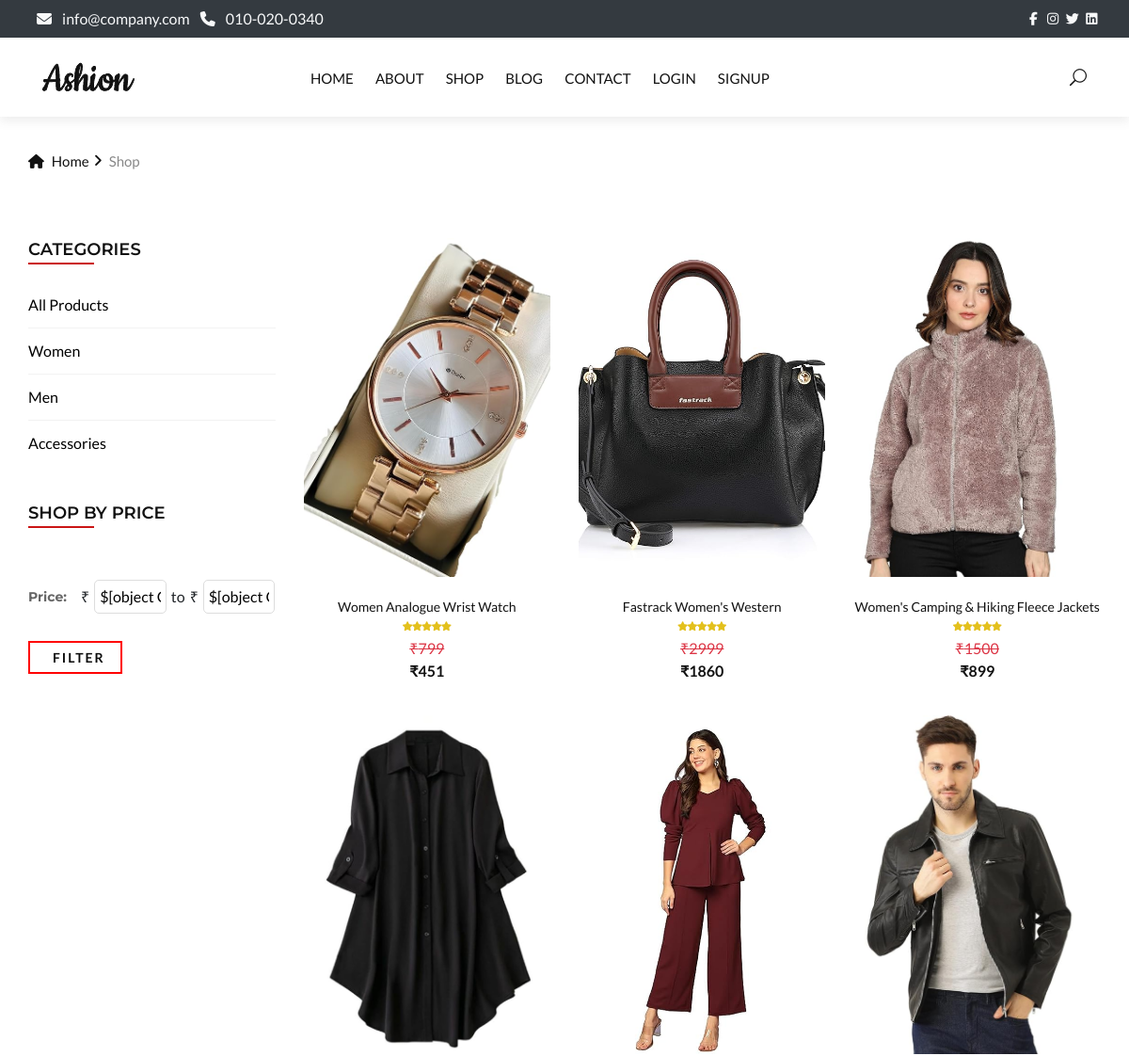
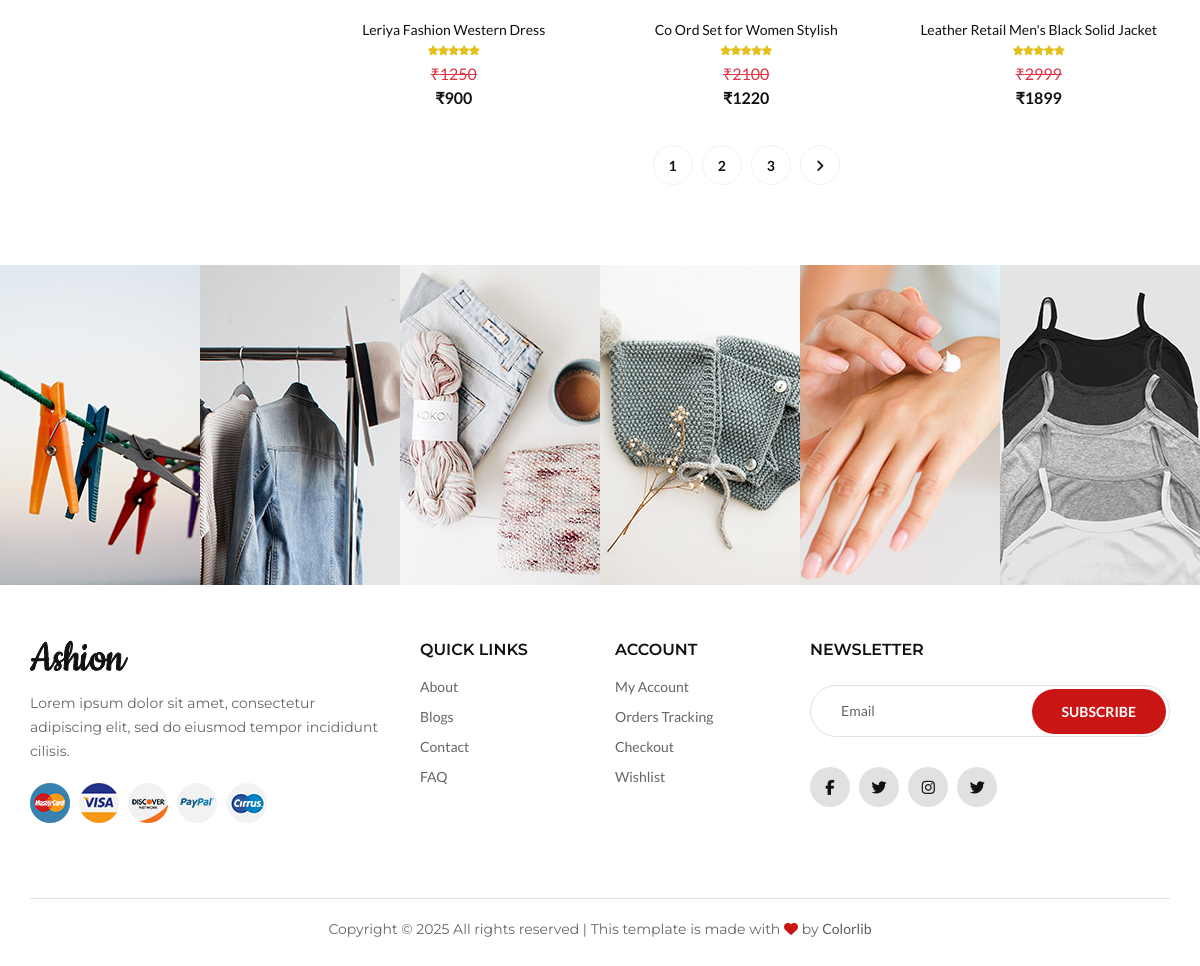
Page /products on the committed database (2 pictures, top to bottom).
### EcommApp/models/category.py (models this page shows, shortened)
class Category(models.Model):
    name=models.CharField(max_length=20)
    @staticmethod
    def get_all_categories():
        return Category.objects.all()

### EcommApp/models/product.py (models this page shows, shortened)
class Product(models.Model):
    name=models.CharField(max_length=50)
    price=models.IntegerField(default=0)
    discount=models.IntegerField(default=0)
    category = models.ForeignKey(Category, on_delete=models.CASCADE, null=True)
    description=models.CharField(max_length=200,null=True,blank=True,default="")
    image1=models.ImageField(upload_to="uploads/products", blank=False, null=True)
    image2=models.ImageField(upload_to="uploads/products",  blank=True, null=True)
    image3=models.ImageField(upload_to="uploads/products",  blank=True, null=True)
    image4=models.ImageField(upload_to="uploads/products",  blank=True, null=True)
    image5=models.ImageField(upload_to="uploads/products",  blank=True, null=True)
    @staticmethod
    def get_all_products():
        return Product.objects.all()

### EcommApp/views/products.py (the view)
# urls.py: path("products", product, name="product"),
def product(request):
    categories = Category.get_all_categories()
    category_id = request.GET.get('category')
    min_price = request.GET.get('min_price')
    max_price = request.GET.get('max_price')
    if category_id:
        all_products = Product.get_all_products_by_categories_id(category_id)
    else:
        all_products = Product.get_all_products()
    try:
        if min_price:
            min_price = float(min_price)
            all_products = all_products.filter(discount__gte=min_price)  # Filter products with price >= min_price
        if max_price:
            max_price = float(max_price)
            all_products = all_products.filter(discount__lte=max_price)  # Filter products with price <= max_price
    except ValueError:
        min_price = None
        max_price = None
    data = {
        'products': all_products,
        'categories': categories,
        'min_price': min_price,
        'max_price': max_price,
    }
    return render(request, 'products.html', data)

### EcommApp/views/cart_count.py (called while the page is built)
def Cart_Count(request):
    cart_count = 0
    if request.session.get('user_email'):  # Using 'user_email' from the session
        cart = get_or_create_cart(request.session.get('user_email'))
        cart_count = cart.items.count() if cart else 0
    return {'cartCount': cart_count}

### EcommApp/views/wishlist_count.py (called while the page is built)
def Wishlist_Count(request):
    wishlist_count = 0
    if request.session.get('user_email'):
        wishlist = get_or_create_wishlist(request.session.get('user_email'))
        wishlist_count = wishlist.items.count() if wishlist else 0
    return {'wishlistCount': wishlist_count}

### EcommApp/templates/products.html (shortened to what this page needs)
{% extends 'navigation.html' %}
{% load static %}
{% block content %}
<div class="breadcrumb-option">
    <div class="container">
        <div class="row">
            <div class="col-lg-12">
                <div class="breadcrumb__links">
                    <a href="{% url 'home' %}"><i class="fa fa-home"></i> Home</a>
                    <span>Shop</span>
                </div>
            </div>
        </div>
    </div>
</div>
<section class="shop spad">
    <div class="container">
        <div class="row">
            <div class="col-lg-3 col-md-3">
                <div class="shop__sidebar">
                    <div class="sidebar__categories">
                        <div class="section-title">
                            <h4>Categories</h4>
                        </div>
                        <div class="categories__accordion">
                            <div class="accordion" id="accordionExample">
                                <div class="card">
                                    <a href="{% url 'product' %}" class="list-group list-group-flush" style="color: black;">
                                        All Products
                                      </a>
                                </div>
                                {% for category in categories %}
                                <div class="card">
                                    <div class="" style="cursor: pointer;">
                                        <a href="{% url 'product' %}?category={{ category.id }}&min_price={{ min_price }}&max_price={{ max_price }}" class="list-group list-group-flush " style="color: black;">
                                            {{ category.name }}
                                          </a>
                                    </div>
                                </div>
                                {% endfor %}
                            </div>
                        </div>
                    </div>
                    <div class="sidebar__filter">
                        <div class="section-title">
                            <h4>Shop by Price</h4>
                        </div>
                        <div class="filter-range-wrap">
                            <div class="price-input" style="margin-top: 20px;">
                                <p>Price:</p>
                                ₹<input type="text" id="minamount" name="min_price" value="{{ min_price }}" readonly>
                                <span>to</span>
                                ₹<input type="text" id="maxamount" name="max_price" value="{{ max_price }}" readonly>
                            </div>
                        </div>
                        <button href="#" class="filterbtn" id="filter-price">Filter</button>
                    </div>
                </div>
            </div>
            <div class="col-lg-9 col-md-9">
                <div class="row">
                    {% for product in products %}
                    <div class="col-lg-4 col-md-6">
                        <div class="product__item">
                            <div onclick="window.location.href='{% url 'product_detail' product.id %}'"
                                style="cursor: pointer; text-decoration: underline;">
                            <div class="product__item__pic set-bg" data-setbg="{{product.image1.url}}">
                                <ul class="product__hover">
                                </ul>
                            </div>
                            </div>
                            <div class="product__item__text">
                                <h6 id="product-title-{{product.id}}"><a href="#">{{product.name}}</a></h6>
                                <div class="rating">
                                    <i class="fa fa-star"></i>
                                    <i class="fa fa-star"></i>
                                    <i class="fa fa-star"></i>
                                    <i class="fa fa-star"></i>
                                    <i class="fa fa-star"></i>
                                </div>
                                <strike class="text-danger original-price"> ₹{{product.price}} </strike>
                                <div class="product__price">₹{{product.discount}}</div>
                            </div>
                        </div>
                    </div>
                    {% endfor %}
                    <div class="col-lg-12 text-center">
                        <div class="pagination__option">
                            <a href="#">1</a>
                            <a href="#">2</a>
                            <a href="#">3</a>
                            <a href="#"><i class="fa fa-angle-right"></i></a>
                        </div>
                    </div>
                </div>
            </div>
        </div>
    </div>
</section>
{% include 'footer.html' %}
{% endblock %}

### static/new/css/style.css (style rules this page uses)
html, body { height: 100%; font-family: "Montserrat", sans-serif; -webkit-font-smoothing: antialiased; }
h1, h2, h3, h4, h5, h6 { margin: 0; color: #111111; font-weight: 400; font-family: "Montserrat", sans-serif; }
h4 { font-size: 24px; }
h6 { font-size: 16px; }
p { font-size: 14px; font-family: "Montserrat", sans-serif; color: #666666; font-weight: 400; line-height: 24px; margin: 0 0 15px 0; }
ul, ol { padding: 0; margin: 0; }
.section-title { margin-bottom: 45px; }
.section-title h4 { color: #111111; font-weight: 600; text-transform: uppercase; position: relative; display: inline-block; }
.section-title h4:after { position: absolute; left: 0; bottom: -4px; height: 2px; width: 70px; background: #ca1515; content: ""; }
.set-bg { background-repeat: no-repeat; background-size: cover; background-position: top center; }
.spad { padding-top: 100px; padding-bottom: 100px; }
.breadcrumb-option { padding-top: 35px; }
.breadcrumb__links a { font-size: 15px; font-weight: 500; color: #111111; margin-right: 18px; display: inline-block; position: relative; }
.breadcrumb__links a:after { position: absolute; right: -14px; top: 0; content: ""; font-family: "FontAwesome"; }
.breadcrumb__links a i { margin-right: 5px; }
.breadcrumb__links span { font-size: 15px; font-weight: 500; color: #888888; display: inline-block; }
.product__item { margin-bottom: 35px; }
.product__item__pic { height: 360px; position: relative; overflow: hidden; }
.product__hover { position: absolute; left: 0; width: 100%; bottom: 30px; text-align: center; }
.product__item__text { text-align: center; padding-top: 22px; }
.product__item__text h6 a { font-size: 14px; color: #111111; }
.product__item__text .rating { line-height: 18px; margin-bottom: 5px; }
.product__item__text .rating i { font-size: 10px; color: #e3c01c; margin-right: -4px; }
.product__item__text .rating i:last-child { margin-right: 0; }
.product__item__text .product__price { color: #111111; font-weight: 600; }
.shop { padding-top: 70px; padding-bottom: 80px; }
.sidebar__categories { margin-bottom: 50px; }
.sidebar__categories .section-title { margin-bottom: 35px; }
.sidebar__categories .section-title h4 { font-size: 18px; }
.categories__accordion .card { border: none; border-radius: 0; padding-bottom: 12px; border-bottom: 1px solid #f2f2f2 !important; margin-bottom: 12px; }
.categories__accordion .card:last-child { padding-bottom: 0; margin-bottom: 0; border-bottom: none !important; }
.sidebar__filter { position: relative; margin-bottom: 60px; }
.sidebar__filter .section-title { margin-bottom: 50px; }
.sidebar__filter .section-title h4 { font-size: 18px; }
.pagination__option a { display: inline-block; height: 40px; width: 40px; border: 1px solid #f2f2f2; border-radius: 50%; font-size: 14px; color: #111111; font-weight: 600; line-height: 40px; text-align: center; -webkit-transition: all, 0.3s; -o-transition: all, 0.3s; transition: all, 0.3s; margin-right: 6px; }
.pagination__option a:last-child { margin-right: 0; }
.pagination__option a i { font-weight: 600; }
@media only screen and (min-width: 1200px) { .container { max-width: 1170px; } }

### static/new/css/iofrm-style.css (style rules this page uses)
*, body { font-family: 'Lato', sans-serif; font-weight: 400; -webkit-font-smoothing: antialiased; text-rendering: optimizeLegibility; -moz-osx-font-smoothing: grayscale; }
html, body { height: 100%; }

### static/new/css/iofrm-theme22.css (style rules this page uses)
body { background-color: #fff; }

### EcommApp/templates/products.html (style rules this page uses)
.price-input input { width: auto; min-width: 70px; }
.filterbtn { border: 2px solid #ff0000; color: #0d0d0d; text-transform: uppercase; letter-spacing: 2px; font-weight: 700; padding: 5px 16px 5px 24px; font-size: 14px; background-color: transparent; transition: background-color 0.3s ease; margin-top: 20px; }
.price-input { display: flex; justify-content: space-between; align-items: center; gap: 5px; }
.price-input p { font-weight: bold; margin-right: 10px; margin-top: 15px; }
.price-input input { width: auto; min-width: 70px; padding: 5px; border: 1px solid #ddd; border-radius: 5px; text-align: center; }

### rows in the picture
Category: name "Women"
Category: name "Men"
Category: name "Accessories"
Product: shows a picture, name "Women Analogue Wrist Watch", price "799", discount "451"
Product: shows a picture, name "Fastrack Women's Western", price "2999", discount "1860"
Product: shows a picture, name "Women's Camping & Hiking Fleece Jackets", price "1500", discount "899"
Product: shows a picture, name "Leriya Fashion Western Dress", price "1250", discount "900"
Product: shows a picture, name "Co Ord Set for Women Stylish", price "2100", discount "1220"
Product: shows a picture, name "Leather Retail Men's Black Solid Jacket", price "2999", discount "1899"
